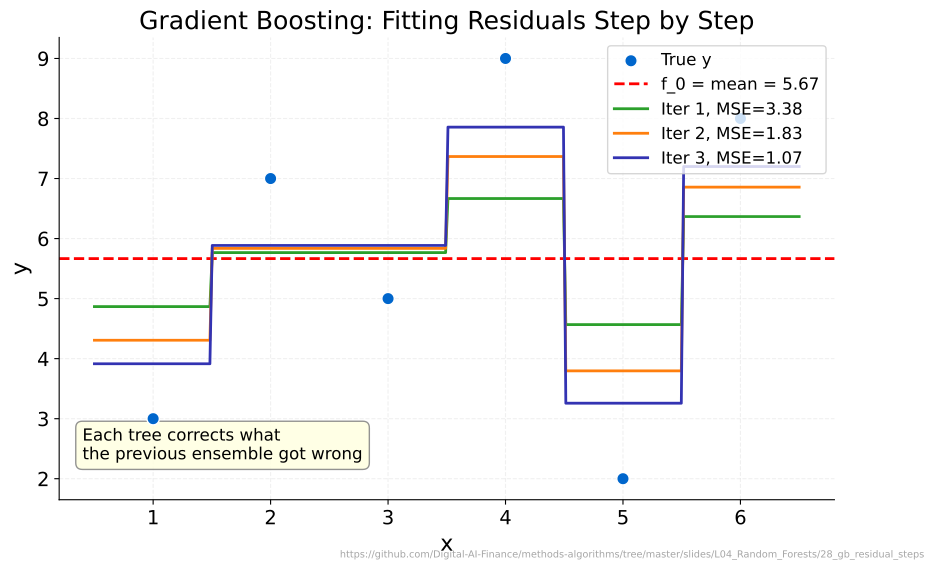

Python code for this plot:
import sys
from pathlib import Path
sys.path.insert(0, str(Path(__file__).resolve().parents[3] / 'templates'))
from chart_style import apply_style, COLORS, MLPURPLE, MLBLUE, MLORANGE, MLGREEN, MLRED, MLLAVENDER
apply_style()

CHART_METADATA = {
    'title': 'Gradient Boosting: Fitting Residuals Step by Step',
    'description': 'Shows how gradient boosting iteratively fits residuals, with MSE decreasing across 3 iterations on 6 data points',
    'url': 'https://github.com/Digital-AI-Finance/methods-algorithms/tree/master/slides/L04_Random_Forests/28_gb_residual_steps'
}

import numpy as np
import matplotlib.pyplot as plt
from sklearn.ensemble import GradientBoostingRegressor

# Data
x = np.array([1, 2, 3, 4, 5, 6], dtype=float)
y = np.array([3, 7, 5, 9, 2, 8], dtype=float)
X = x.reshape(-1, 1)

# Smooth x for line plotting
x_smooth = np.linspace(0.5, 6.5, 300).reshape(-1, 1)

fig, ax = plt.subplots(figsize=(10, 6))

# True scatter
ax.scatter(x, y, color=MLBLUE, zorder=5, s=80, label='True y', edgecolors='white')

# f_0 = mean(y)
f0 = np.mean(y)
ax.axhline(f0, color='red', linestyle='--', linewidth=2,
           label=f'f_0 = mean = {f0:.2f}')

# Colors and labels for iterations 1-3
iter_colors = [MLGREEN, MLORANGE, MLPURPLE]
iter_labels = ['Iter 1', 'Iter 2', 'Iter 3']

for n_est, color, label in zip([1, 2, 3], iter_colors, iter_labels):
    gbr = GradientBoostingRegressor(
        n_estimators=n_est, learning_rate=0.3, max_depth=3, random_state=42
    )
    gbr.fit(X, y)
    y_pred = gbr.predict(x_smooth)
    y_pred_train = gbr.predict(X)
    mse = np.mean((y - y_pred_train) ** 2)
    ax.plot(x_smooth, y_pred, color=color, linewidth=2,
            label=f'{label}, MSE={mse:.2f}')

ax.set_xlabel('x')
ax.set_ylabel('y')
ax.set_title('Gradient Boosting: Fitting Residuals Step by Step')
ax.legend(loc='upper right', fontsize=12)

# Text box
ax.text(0.03, 0.08,
        'Each tree corrects what\nthe previous ensemble got wrong',
        transform=ax.transAxes,
        fontsize=12, va='bottom',
        bbox=dict(boxstyle='round,pad=0.4', facecolor='lightyellow',
                  edgecolor='gray', alpha=0.85))

plt.figtext(0.99, 0.01, CHART_METADATA['url'], fontsize=7, color='gray', ha='right', va='bottom', alpha=0.7)
plt.savefig(Path(__file__).parent / 'chart.pdf', dpi=300, bbox_inches='tight', facecolor='white')
plt.close()
